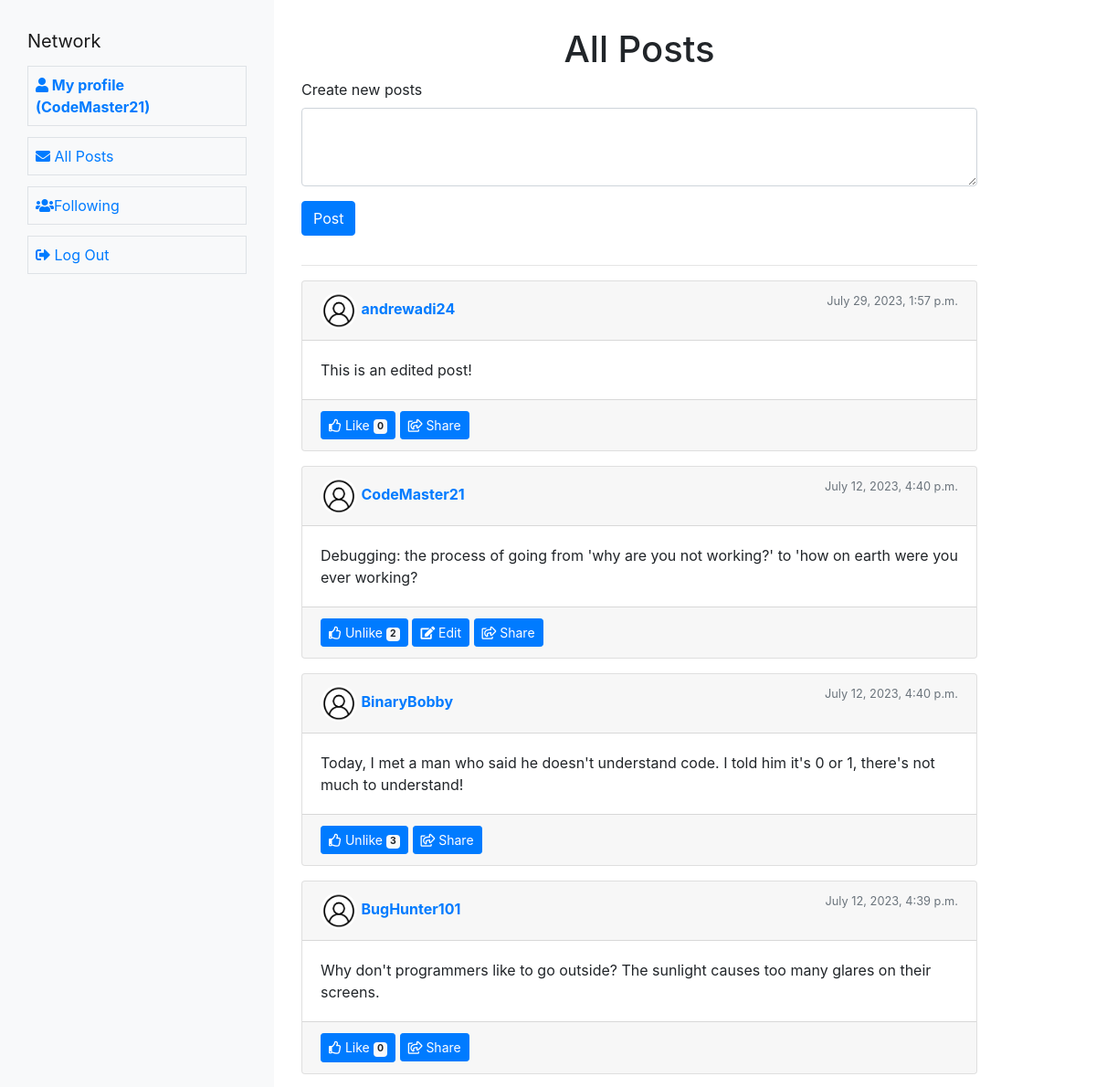
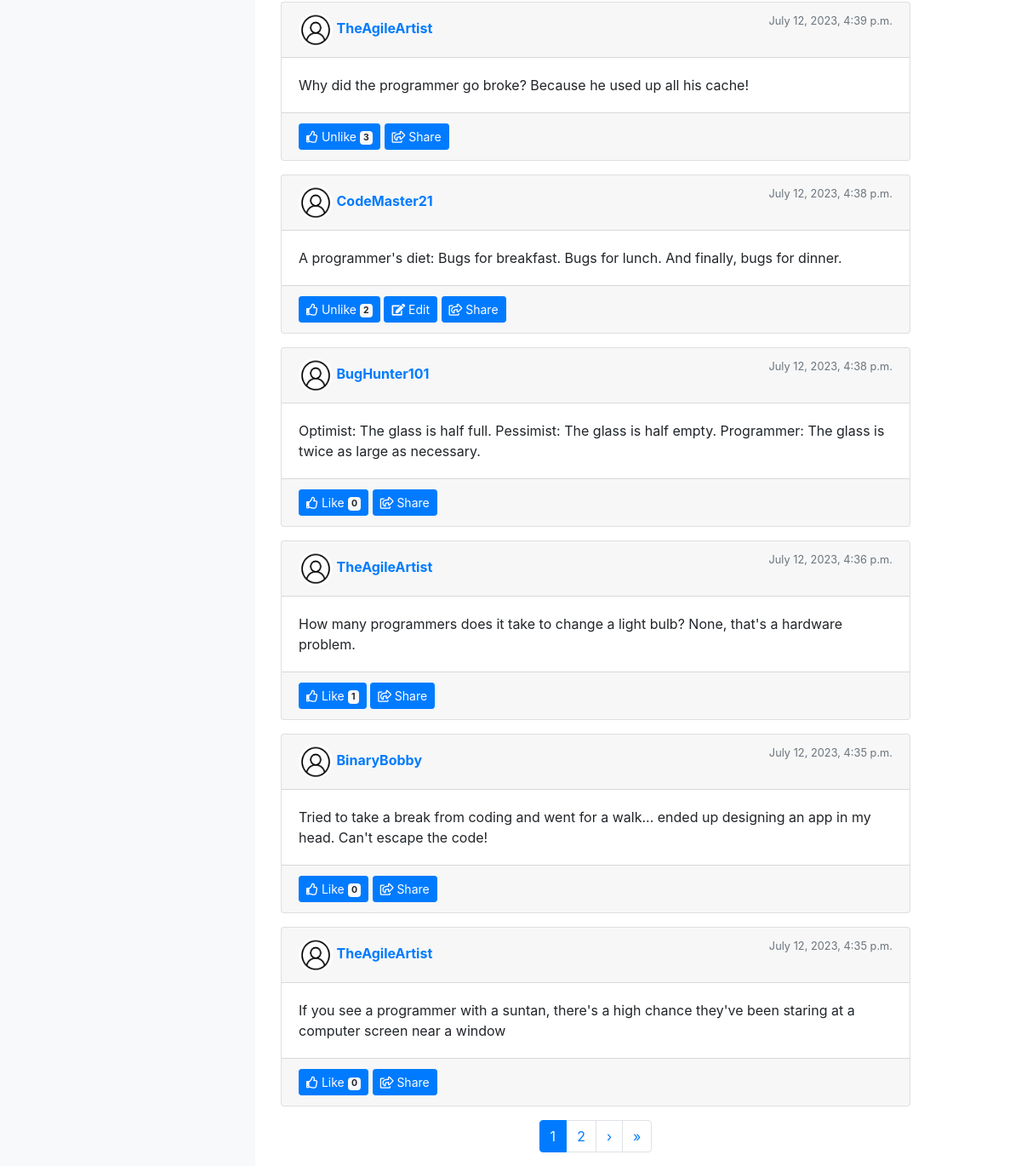
Page / (signed in) on the committed database (2 pictures, top to bottom).
### network/models.py (models this page shows, shortened)
class User(AbstractUser):
    pass

class Post(models.Model):
    user = models.ForeignKey(User, on_delete=models.CASCADE)
    content = models.TextField()
    like_count = models.PositiveIntegerField(default=0)
    date = models.DateTimeField(auto_now_add=True)

### network/views.py (the view)
# urls.py: path("", views.index, name="index"),
def index(request):
    posts = Post.objects.all().order_by('-date')
    for p in posts:
        if request.user.is_authenticated:
            p.is_liked = Like.objects.filter(liked_post=p, user=request.user).exists()
        else:
            p.is_liked = False
    posts_per_page = 10
    paginator = Paginator(posts, posts_per_page)
    page_number = request.GET.get('page')  # Get the current page number from the request's query parameters
    page_obj = paginator.get_page(page_number)  # Get the Page object for the current page number
    context = {'page_obj': page_obj}
    return render(request, "network/index.html", context)

### network/templates/network/index.html (shortened to what this page needs)
{% extends "network/layout.html" %}
{% block body %}
<div class="container main">
  <h1 class="text-center">All Posts</h1>
  {% if request.user.is_authenticated%}
  <div class="row">
    <div class="col-12">
      <form id="create_new_form" action=' {% url "create_post"  %}' method="POST">
        <div class="form-group">
          <label for="exampleFormControlTextarea1">Create new posts</label>
          <textarea name='content' class="form-control" id="exampleFormControlTextarea1" rows="3"></textarea>
          <button class="btn btn-primary mt-3" id='create_new_btn'>Post</button>
        </div>
      </form>
    </div>
  </div>
  <hr>
  {% endif %}
  <div class="row">
    {% for post in page_obj%}
    <div class="col-12 mb-3">
      <div class="card">
        <div class="card-header d-flex justify-content-between">
          <a href="{% url 'profile' post.user.username %}">
            <div>
              <img
                alt="Profile Picture" class="rounded-circle" style="width: 40px; height: 40px;">
              <strong>{{post.user}}</strong>
            </div>
          </a>
          <small class="text-muted">{{ post.date }}</small>
        </div>
        <div class="card-body" id="body_{{post.id}}">
          <p class="card-text">{{post.content}}</p>
        </div>
        <div class="card-footer">
          {% if user.is_authenticated%}
          <button type="button" id="likeButton_{{post.pk}}" class="btn btn-primary btn-sm like_btn"
            data-postid="{{post.pk}}" data-likecount="{{post.like_count}}">
            <i class="far fa-thumbs-up"></i> {% if post.is_liked%} Unlike {% else %} Like{% endif %}
            <span class="badge badge-light">{{post.like_count}}</span>
          </button>
          {% endif %}
          {% if request.user == post.user%}
          <button type ="button" class="btn btn-primary btn-sm edit_btn" data-postid = '{{post.pk}}' data-content = '{{post.content}}' id = 'edit_{{post.pk}}'><i class="fas fa-edit"></i> Edit</button>
          {% endif %}
          <button type="button" class="btn btn-primary btn-sm"><i class="far fa-share-square"></i> Share</button>
        </div>
      </div>
    </div>
    {% endfor %}
    <div class="pagination-container">
      <nav aria-label="Page navigation example">
        <ul class="pagination">
          {% if page_obj.object_list %}
          {% for num in page_obj.paginator.page_range %}
          <li class="page-item {% if page_obj.number == num %}active{% endif %}">
            <a class="page-link" href="?page={{ num }}">{{ num }}</a>
          </li>
          {% endfor %}
          {% endif %}
          {% if page_obj.has_next %}
          <li class="page-item">
            <a class="page-link" href="?page={{ page_obj.next_page_number }}" aria-label="Next">
              <span aria-hidden="true">&rsaquo;</span>
            </a>
          </li>
          <li class="page-item">
            <a class="page-link" href="?page={{ page_obj.paginator.num_pages }}" aria-label="Last">
              <span aria-hidden="true">&raquo;</span>
            </a>
          </li>
          {% endif %}
        </ul>
      </nav>
    </div>
  </div>
</div>
</div>
{% endblock %}

### network/templates/network/layout.html (shortened to what this page needs)
{% load static %}
<!DOCTYPE html>
<html lang="en">
<head>
    <link rel="stylesheet" href="https://stackpath.bootstrapcdn.com/bootstrap/4.4.1/css/bootstrap.min.css"
>
    <link href="{% static 'network/styles.css' %}" rel="stylesheet">
    <link rel="stylesheet" href="https://cdnjs.cloudflare.com/ajax/libs/font-awesome/5.15.3/css/all.min.css" />
</head>
<body>
    <div class="container-fluid">
        <div class="row">
            <div class="col-sm-5 col-md-4 col-lg-3 bg-warning p-0 desktop">
                <nav class="flex-column nav navbar-expand-lg navbar-light bg-light mynav">
                    <a class="navbar-brand" href="#">Network</a>
                    <ul class="mr-auto">
                        {% if request.user.is_authenticated %}
                        <li class="nav-item border">
                            <a class="nav-link" href="{% url 'profile' request.user.username %}"><strong><i class="fas fa-user"></i> My profile ({{ request.user.username }})</strong></a>
                        </li>
                        {% endif %}
                        <li class="nav-item border">
                            <a class="nav-link" href="{% url 'index' %}"> <i class="fas fa-envelope"></i> All Posts</a>
                        </li>
                        {% if user.is_authenticated %}
                        <li class="nav-item border">
                            <a class="nav-link" href="{% url 'following_page' %}"><i class="fas fa-users"></i>Following</a>
                        </li>
                        <li class="nav-item border">
                            <a class="nav-link" href="{% url 'logout' %}"><i class="fas fa-sign-out-alt"></i> Log
                                Out</a>
                        </li>
                        {% endif %}
                    </ul>
                </nav>
            </div>
            <div class="col-sm-7 col-md-8">
                {% block body %}
                {% endblock %}
            </div>
        </div>
</body>
</html>

### network/static/network/styles.css (style rules this page uses)
.mynav { min-height: 100vh; height: 100%; padding: 30px; }
.mynav ul, .mynav ul li, .mynav a { list-style-type: none; padding: 0px; width: 100%; }
.mynav ul li { padding: 0.5rem; margin-top: 0.75rem; }
.main { padding-top: 30px; }
.pagination-container { display: flex; width: 100%; justify-content: center; align-items: center; }

### rows in the picture
User: user.username "CodeMaster21"
Post: user "andrewadi24", date "July 29, 2023, 1:57 p.m.", content "This is an edited post!", shows "Like", like_count "0"
Post: user "CodeMaster21", date "July 12, 2023, 4:40 p.m.", content "Debugging: the process of going from 'why are you not working?' to 'how on earth were you ever working?", shows "Unlike", like_count "2"
Post: user "BinaryBobby", date "July 12, 2023, 4:40 p.m.", content "Today, I met a man who said he doesn't understand code. I told him it's 0 or 1, there's not much to understand!", shows "Unlike", like_count "3"
Post: user "BugHunter101", date "July 12, 2023, 4:39 p.m.", content "Why don't programmers like to go outside? The sunlight causes too many glares on their screens.", shows "Like", like_count "0"
Post: user "TheAgileArtist", date "July 12, 2023, 4:39 p.m.", content "Why did the programmer go broke? Because he used up all his cache!", shows "Unlike", like_count "3"
Post: user "CodeMaster21", date "July 12, 2023, 4:38 p.m.", content "A programmer's diet: Bugs for breakfast. Bugs for lunch. And finally, bugs for dinner.", shows "Unlike", like_count "2"
Post: user "BugHunter101", date "July 12, 2023, 4:38 p.m.", content "Optimist: The glass is half full. Pessimist: The glass is half empty. Programmer: The glass is twice as large as necessary.", shows "Like", like_count "0"
Post: user "TheAgileArtist", date "July 12, 2023, 4:36 p.m.", content "How many programmers does it take to change a light bulb? None, that's a hardware problem.", shows "Like", like_count "1"
Post: user "BinaryBobby", date "July 12, 2023, 4:35 p.m.", content "Tried to take a break from coding and went for a walk... ended up designing an app in my head. Can't escape the code!", shows "Like", like_count "0"
Post: user "TheAgileArtist", date "July 12, 2023, 4:35 p.m.", content "If you see a programmer with a suntan, there's a high chance they've been staring at a computer screen near a window", shows "Like", like_count "0"

### other values in the picture
{{ num }} "1" "2"
